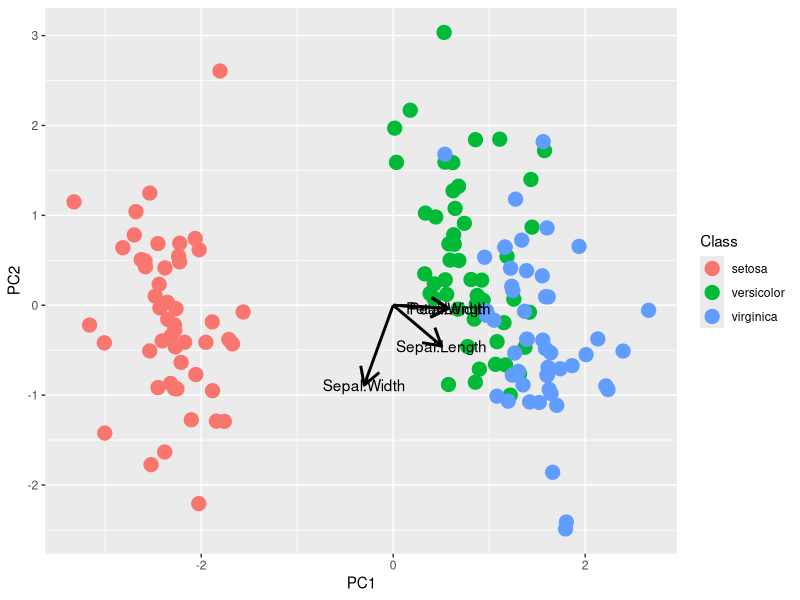

Source code (R): (Note: this script raises an error after producing the figure.)
data(iris)
library(randomForest)
library(ggplot2)
set.seed(1234)
iris.rf <- randomForest(Species ~ ., 
                        data=iris, 
                        importance=TRUE,
                        proximity=TRUE,
                        ntree = 1)

iris <- data.frame(iris)
log.ir <- log(iris[, 1:4])
ir.species <- iris[, 5]
iris.pca <- prcomp(log.ir, center = TRUE, scale = TRUE)

iris.pca.dat <- data.frame(PC1 = iris.pca$x[, 1], 
                           PC2 = iris.pca$x[, 2], 
                           Class = as.character(ir.species))
  
str(iris.pca.dat)

pca.proj <- data.frame(iris.pca$rotation[, 1:2])
pca.proj$var.name <- row.names(pca.proj)

ggplot(data = iris.pca.dat, mapping = aes(x = PC1, y = PC2)) + 
  geom_point(aes(colour = Class), size = 4.5) +
  geom_segment(data = pca.proj, mapping = aes(x = 0, y = 0, xend = PC1, yend = PC2), size = 1, 
    arrow = grid::arrow(length = grid::unit(0.5, "cm"))) +
  geom_text(data = pca.proj, aes(label = var.name))


iris.pca.rf <- randomForest(Class ~ PC1 + PC2,
                            data=iris.pca.dat, 
                            importance = FALSE,
                            proximity = FALSE,
                            ntree = 50)

iris.pca.dat$Pred.Class <- iris.pca.rf$predicted
iris.pca.dat$Pred.Class <- as.character(iris.pca.dat$Pred.Class)
iris.pca.dat$Pred.Class[is.na(iris.pca.dat$Pred.Class)] <- 'unknown'
iris.pca.dat$Pred.Class  <- as.factor(iris.pca.dat$Pred.Class)
iris.pca.dat$Pred.Class <- factor(iris.pca.dat$Pred.Class,  levels = c('setosa', 'versicolor', 'virginica', 'unknown'))
iris.pca.dat$Correctness <- 'Correct'
levels(iris.pca.dat$Class) <- c('setosa', 'versicolor', 'virginica', 'unknown')
iris.pca.dat$Correctness[iris.pca.dat$Class != iris.pca.dat$Pred.Class] <- 'Incorrect' 


ggplot(data = iris.pca.dat, mapping = aes(x = PC1, y = PC2, group = Correctness)) + 
  geom_point(aes(colour = Pred.Class), size = 4.5) +
  geom_point(data = iris.pca.dat,
             aes(colour = Class, shape = Correctness), size = 7) +
  scale_shape_manual(values = c('Correct' = 1, 'Incorrect' = 4))

# palette(c("#E41A1C", "#377EB8", "#4DAF4A", "#585858",
#           "#FF7F00", "#FFFF33", "#A65628", "#F781BF", "#999999"))
# plot(x = iris.pca.dat$PC1, 
#      y = iris.pca.dat$PC2, 
#      col = iris.pca.dat$Pred.Class, 
#      pch = 20, cex = 3, 
#      xlab = 'PC1', ylab = 'PC2') 
# incorrect.dat <- subset(iris.pca.dat, Correctness == 'Incorrect')
#   points(x = incorrect.dat$PC1, y = incorrect.dat$PC2, pch = 4, col = incorrect.dat$Class, cex = 3) 
#   par(xpd=T, mar = c(10,10,10,10))
#   legend(3.2, -4, legend = c('setosa', 'versicolor', 'virginica', 'unknown', 'Correct', 'Incorrect'), 
#     pch = c(20, 20, 20, 20, 20, 4),
#     col = c("#E41A1C", "#377EB8", "#4DAF4A", "#585858", "black", "black"))




